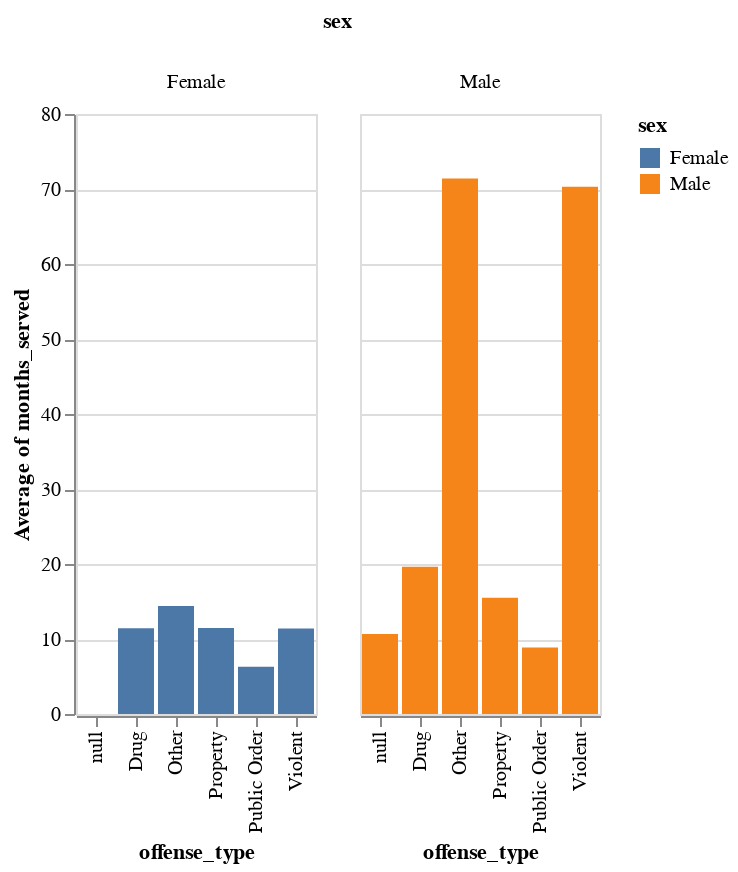

The cell this chart's notebook holds for it:
### Markdown cell above
As expected, inmates who committed violet crimes had a much higher prison time compared to any other type of crime except "other" crimes.

### Code cell
Chart(df).mark_bar().encode(
    x='offense_type:O',
    y='average(months_served):Q',
    color='sex:N',
    column='sex:N'
)

### Figure 1 — Vega-Lite specification as saved in the notebook (floating-point values rounded to 4 significant figures; data arrays with more than 128 entries replaced by an {"elided": "..."} marker saying what was removed)
{"config": {"view": {"continuousWidth": 400, "continuousHeight": 300}}, "data": {"name": "data-32e00fbfe413cf65d369c1ca58ac2deb"}, "mark": "bar", "encoding": {"color": {"type": "nominal", "field": "sex"}, "column": {"type": "nominal", "field": "sex"}, "x": {"type": "ordinal", "field": "offense_type"}, "y": {"type": "quantitative", "aggregate": "average", "field": "months_served"}}, "$schema": "https://vega.github.io/schema/vega-lite/v4.0.2.json", "datasets": {"data-32e00fbfe413cf65d369c1ca58ac2deb": {"elided": "1000 records"}}}
